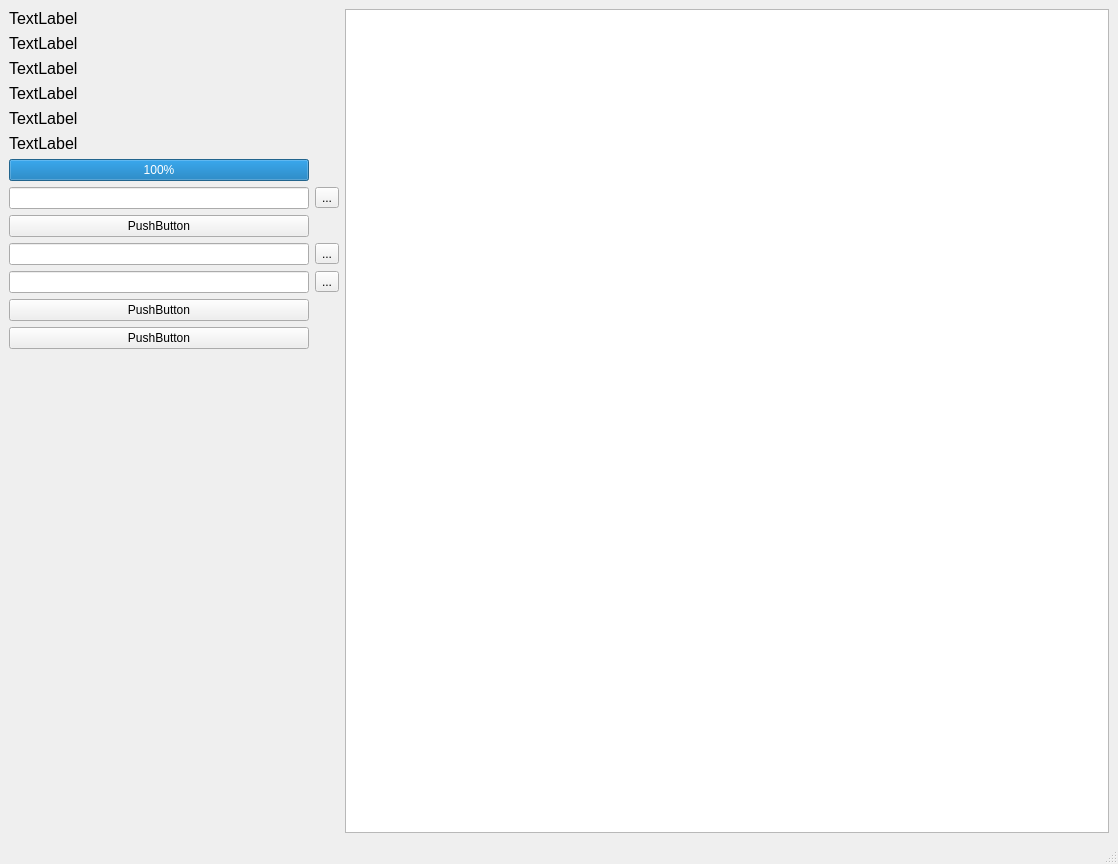
<?xml version="1.0" encoding="UTF-8"?>
<ui version="4.0">
 <class>MainWindow</class>
 <widget class="QMainWindow" name="MainWindow">
  <property name="geometry">
   <rect>
    <x>0</x>
    <y>0</y>
    <width>1118</width>
    <height>864</height>
   </rect>
  </property>
  <property name="windowTitle">
   <string>MainWindow</string>
  </property>
  <widget class="QWidget" name="centralwidget">
   <layout class="QGridLayout" name="gridLayout">
    <item row="3" column="1">
     <widget class="QGraphicsView" name="graphicsView">
      <property name="enabled">
       <bool>true</bool>
      </property>
      <property name="sizePolicy">
       <sizepolicy hsizetype="Expanding" vsizetype="Expanding">
        <horstretch>1</horstretch>
        <verstretch>0</verstretch>
       </sizepolicy>
      </property>
     </widget>
    </item>
    <item row="3" column="0">
     <layout class="QGridLayout" name="gridLayout_2">
      <item row="5" column="0">
       <widget class="QLabel" name="label_5">
        <property name="sizePolicy">
         <sizepolicy hsizetype="Minimum" vsizetype="Maximum">
          <horstretch>0</horstretch>
          <verstretch>0</verstretch>
         </sizepolicy>
        </property>
        <property name="font">
         <font>
          <pointsize>12</pointsize>
         </font>
        </property>
        <property name="text">
         <string>TextLabel</string>
        </property>
        <property name="alignment">
         <set>Qt::AlignLeading|Qt::AlignLeft|Qt::AlignVCenter</set>
        </property>
       </widget>
      </item>
      <item row="6" column="0">
       <widget class="QProgressBar" name="progressBar">
        <property name="value">
         <number>100</number>
        </property>
       </widget>
      </item>
      <item row="1" column="0">
       <widget class="QLabel" name="label_1">
        <property name="sizePolicy">
         <sizepolicy hsizetype="Minimum" vsizetype="Maximum">
          <horstretch>0</horstretch>
          <verstretch>0</verstretch>
         </sizepolicy>
        </property>
        <property name="font">
         <font>
          <pointsize>12</pointsize>
         </font>
        </property>
        <property name="text">
         <string>TextLabel</string>
        </property>
        <property name="alignment">
         <set>Qt::AlignLeading|Qt::AlignLeft|Qt::AlignVCenter</set>
        </property>
       </widget>
      </item>
      <item row="3" column="0">
       <widget class="QLabel" name="label_3">
        <property name="sizePolicy">
         <sizepolicy hsizetype="Minimum" vsizetype="Maximum">
          <horstretch>0</horstretch>
          <verstretch>0</verstretch>
         </sizepolicy>
        </property>
        <property name="font">
         <font>
          <pointsize>12</pointsize>
         </font>
        </property>
        <property name="text">
         <string>TextLabel</string>
        </property>
        <property name="alignment">
         <set>Qt::AlignLeading|Qt::AlignLeft|Qt::AlignVCenter</set>
        </property>
       </widget>
      </item>
      <item row="12" column="0">
       <widget class="QLineEdit" name="lineEdit_2"/>
      </item>
      <item row="7" column="0">
       <widget class="QLineEdit" name="lineEdit_0"/>
      </item>
      <item row="0" column="0">
       <widget class="QLabel" name="label_0">
        <property name="sizePolicy">
         <sizepolicy hsizetype="Minimum" vsizetype="Maximum">
          <horstretch>0</horstretch>
          <verstretch>0</verstretch>
         </sizepolicy>
        </property>
        <property name="font">
         <font>
          <pointsize>12</pointsize>
         </font>
        </property>
        <property name="text">
         <string>TextLabel</string>
        </property>
        <property name="alignment">
         <set>Qt::AlignLeading|Qt::AlignLeft|Qt::AlignVCenter</set>
        </property>
       </widget>
      </item>
      <item row="14" column="0">
       <widget class="QPushButton" name="pushButton_2">
        <property name="text">
         <string>PushButton</string>
        </property>
       </widget>
      </item>
      <item row="10" column="1">
       <widget class="QToolButton" name="toolButton_1">
        <property name="text">
         <string>...</string>
        </property>
       </widget>
      </item>
      <item row="10" column="0">
       <widget class="QLineEdit" name="lineEdit_1"/>
      </item>
      <item row="9" column="0">
       <widget class="QPushButton" name="pushButton_0">
        <property name="text">
         <string>PushButton</string>
        </property>
       </widget>
      </item>
      <item row="2" column="0">
       <widget class="QLabel" name="label_2">
        <property name="sizePolicy">
         <sizepolicy hsizetype="Minimum" vsizetype="Maximum">
          <horstretch>0</horstretch>
          <verstretch>0</verstretch>
         </sizepolicy>
        </property>
        <property name="font">
         <font>
          <pointsize>12</pointsize>
         </font>
        </property>
        <property name="text">
         <string>TextLabel</string>
        </property>
        <property name="alignment">
         <set>Qt::AlignLeading|Qt::AlignLeft|Qt::AlignVCenter</set>
        </property>
       </widget>
      </item>
      <item row="4" column="0">
       <widget class="QLabel" name="label_4">
        <property name="sizePolicy">
         <sizepolicy hsizetype="Minimum" vsizetype="Maximum">
          <horstretch>0</horstretch>
          <verstretch>0</verstretch>
         </sizepolicy>
        </property>
        <property name="font">
         <font>
          <pointsize>12</pointsize>
         </font>
        </property>
        <property name="text">
         <string>TextLabel</string>
        </property>
        <property name="alignment">
         <set>Qt::AlignLeading|Qt::AlignLeft|Qt::AlignVCenter</set>
        </property>
       </widget>
      </item>
      <item row="7" column="1">
       <widget class="QToolButton" name="toolButton_0">
        <property name="text">
         <string>...</string>
        </property>
       </widget>
      </item>
      <item row="13" column="0">
       <widget class="QPushButton" name="pushButton_1">
        <property name="text">
         <string>PushButton</string>
        </property>
       </widget>
      </item>
      <item row="12" column="1">
       <widget class="QToolButton" name="toolButton_2">
        <property name="text">
         <string>...</string>
        </property>
       </widget>
      </item>
      <item row="15" column="0">
       <spacer name="verticalSpacer">
        <property name="orientation">
         <enum>Qt::Vertical</enum>
        </property>
        <property name="sizeHint" stdset="0">
         <size>
          <width>20</width>
          <height>40</height>
         </size>
        </property>
       </spacer>
      </item>
      <item row="16" column="0">
       <spacer name="horizontalSpacer">
        <property name="orientation">
         <enum>Qt::Horizontal</enum>
        </property>
        <property name="sizeType">
         <enum>QSizePolicy::MinimumExpanding</enum>
        </property>
        <property name="sizeHint" stdset="0">
         <size>
          <width>300</width>
          <height>20</height>
         </size>
        </property>
       </spacer>
      </item>
     </layout>
    </item>
   </layout>
  </widget>
  <widget class="QStatusBar" name="statusbar"/>
 </widget>
 <resources/>
 <connections/>
</ui>
